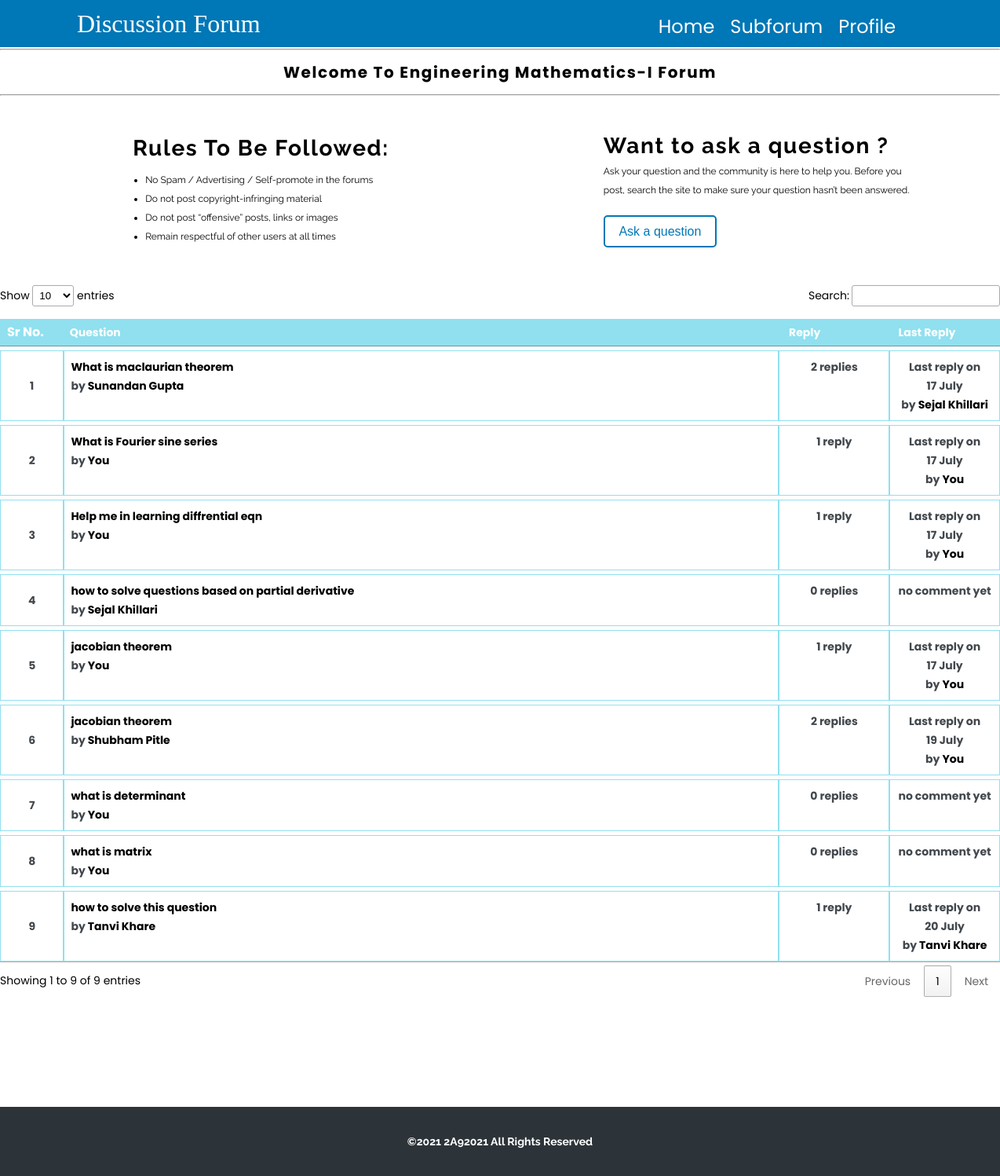
The app's page /HTML/threads.php?subid=01 (signed in) with its own data.
### tables this page shows
CREATE TABLE `subforum` (
  `yr` varchar(3) NOT NULL,
  `sub_id` varchar(3) NOT NULL,
  `sub_name` text NOT NULL,
  `sub_descp` text NOT NULL,
  `sub_color` varchar(15) NOT NULL,
  `sub_icon` varchar(20) NOT NULL,
  `timestamp` datetime NOT NULL DEFAULT current_timestamp()
);

CREATE TABLE `threads` (
  `sub_id` int(15) NOT NULL,
  `thread_id` int(15) NOT NULL,
  `thread` varchar(300) NOT NULL,
  `thread_desc` text NOT NULL,
  `tag_id` int(15) NOT NULL,
  `user_id` int(15) NOT NULL,
  `timestamp` datetime NOT NULL DEFAULT current_timestamp()
);

CREATE TABLE `users` (
  `Status` varchar(5) NOT NULL,
  `Id` varchar(255) NOT NULL,
  `username` varchar(255) NOT NULL,
  `user_id` varchar(255) NOT NULL,
  `user_pass` varchar(255) NOT NULL,
  `last_login` int(11) NOT NULL,
  `timestamp` datetime NOT NULL DEFAULT current_timestamp()
);

CREATE TABLE `comments` (
  `thread_id` int(15) NOT NULL,
  `comment_id` int(15) NOT NULL,
  `comment` text NOT NULL,
  `user_id` int(15) NOT NULL,
  `timestamp` datetime NOT NULL DEFAULT current_timestamp()
);

### HTML/threads.php (the view, shortened to what this page needs)
<!DOCTYPE html>
<html lang="en">
<head>
    <link rel="stylesheet" href="/Project/CSS/post.css" />
    <link rel="stylesheet" href="https://cdnjs.cloudflare.com/ajax/libs/font-awesome/5.15.3/css/all.min.css"
 />
    <link rel="stylesheet" href="  //cdn.datatables.net/1.10.25/css/jquery.dataTables.min.css" />
</head>
<?php
include "subfiles/_dbconnect.php";
  $uid = $_SESSION['id'];
  $sql = "SELECT * FROM `users` WHERE `Id` = $uid";
  $result = mysqli_query($conn,$sql);
  $row = mysqli_fetch_assoc($result);
  $name = $row['username'];
  $subid = $_GET['subid'];
  $subsql = "SELECT * FROM `subforum` WHERE `sub_id` = $subid";
  $result1 = mysqli_query($conn,$subsql);
  $subrow = mysqli_fetch_assoc($result1);
?>
<body>
    <header class="header">
        <nav>
            <div class="container">
                <div class="logo">Discussion Forum</div>
                <ul class="nav-list">
                    <li class="nav-items"><a href="/Project/HTML/home.php">Home</a></li>
                    <li class="nav-items"><a href="/Project/HTML/subforum.php?yr=<?php echo $uid[0];?>">Subforum</a>
                    </li>
                    <li class="nav-items"><a href="/Project/HTML/profile.php?profileid=<?php echo $uid;?>">Profile</a></li>
                </ul>
            </div>
        </nav>
    </header>
    <div style="padding-top:2px">
        <hr>
        <center>
            <h4 style="padding-top:12px;padding-bottom:-20px">Welcome to <?php echo $subrow['sub_name'];?> forum</h4>
        </center>
        <hr>
    </div>
    <section class="buttons clearfix">
        <article class="rules">
            <h3 class="rules__title">Rules to be followed:</h3>
            <ul class="rules__main">
                <li class="rule">
                    No Spam / Advertising / Self-promote in the forums
                </li>
                <li class="rule">Do not post copyright-infringing material</li>
                <li class="rule">Do not post “offensive” posts, links or images</li>
                <li class="rule">Remain respectful of other users at all times</li>
            </ul>
        </article>
        <article class="question">
            <h3 class="question__title">Want to ask a question ?</h3>
            <p>
                Ask your question and the community is here to help you. Before you
                post, search the site to make sure your question hasn’t been answered.
            </p>
            <button class="question__btn modal-open">Ask a question</button>
        </article>
    </section>
    <div class="post_container">
        <table id="myTable" class="post section">
            <thead class="post__table">
                <tr class="post__head">
                    <th class="upvotes" style="margin-left:-1px">Sr No.</th>
                    <th class="questions">Question</th>
                    <th class="replies">Reply</th>
                    <th class="last-replies">Last Reply</th>
                </tr>
            </thead>
            <tbody>
                <?php
          $num = 0;
          $sql = "SELECT * FROM `threads` WHERE `sub_id` = $subid";
          $result = mysqli_query($conn,$sql);
          while ($row = mysqli_fetch_assoc($result)) {
            $num+=1;
            $thid = $row['thread_id'];
            $user = $row['user_id'];
            $query = "SELECT * FROM `users` WHERE `Id` = $user";
            $res = mysqli_query($conn,$query);
            $asker = mysqli_fetch_assoc($res);
            if ($asker['username'] == $name) {
               $nam = "You";
            }
            else {
                $nam = $asker['username'];
            }
             $commentquery = "SELECT * FROM `comments` WHERE `thread_id` = $thid ORDER BY `timestamp` DESC";
             $resultofcommentquery = mysqli_query($conn,$commentquery);
             $com =  mysqli_num_rows($resultofcommentquery);
             if ($com == null) {
                $com = 0;
             }
             else {
            $data = mysqli_fetch_assoc($resultofcommentquery);
            $com = mysqli_num_rows($resultofcommentquery);
            $userid = $data['user_id'];
            $time = $data['timestamp'];
            $tim = substr($time,0,-8);
            $month = $tim[5].$tim[6];
            $date = $tim[8].$tim[9];
            $dt = DateTime::createFromFormat('!m', $month);
            $monthname =  $dt->format('F');
            $quer = "SELECT * FROM `users` WHERE `Id` = $userid";
            $resu = mysqli_query($conn,$quer);
            $aske = mysqli_fetch_assoc($resu);
            if ($aske['username'] == $name) {
               $nami = "You";
            }
            else {
                $nami = $aske['username'];
            }
             }
            echo '
            <tr class="post__row">
              <th class="upvote">';
        echo $num;
             echo  '</th>
              <th class="question_">
                <a href="comments.php?threadid='.$row['thread_id'].'">'.$row['thread'].' </a>
                <br />
                by <a href="/Project/HTML/profile.php?profileid='.$user.'">'.$nam.'</a>
              </th>
              <th class="reply">'."$com";
            if ($com == 1) {
             echo ' reply';
             } else {
                  echo ' replies';
              }
              echo '</th>';
              if($com == 0){
              echo'
              <th class="last-reply">
              no comment yet
              </th>';}
              else {
                echo'
                <th class="last-reply">
                Last reply on <br>'.
                $date.' '.$monthname.' <br />
                  by <a href="/Project/HTML/profile.php?profileid='.$userid.'">'.$nami.'</a>
                </th>';
              }
              echo '
            </tr>
            ';
          }
          ?>
            </tbody>
        </table>
    </div>
    <footer>
        <div class="footer__text">
            &copy;<span id="date"></span> 2A92021 All Rights Reserved
        </div>
    </footer>
</body>
</html>

### HTML/threads.php (style rules this page uses)
footer { clear: both; position: relative; margin-top: 140px; }

### records on screen
subforum: sub_name "Engineering Mathematics-I"
threads: thread "What is maclaurian theorem", user.username "Sunandan Gupta", com "2", shows "replies", comments.timestamp "17", comments.timestamp "July", users.username "Sejal Khillari"
threads: thread "What is Fourier sine series", user.username "You", com "1", shows "reply", comments.timestamp "17", comments.timestamp "July"
threads: thread "Help me in learning diffrential eqn", user.username "You", com "1", shows "reply", comments.timestamp "17", comments.timestamp "July"
threads: thread "how to solve questions based on partial derivative", user.username "Sejal Khillari", com "0", shows "replies", shows "no comment yet"
threads: thread "jacobian theorem", user.username "You", com "1", shows "reply", comments.timestamp "17", comments.timestamp "July"
threads: thread "jacobian theorem", user.username "Shubham Pitle", com "2", shows "replies", comments.timestamp "19", comments.timestamp "July", users.username "You"
threads: thread "what is determinant", user.username "You", com "0", shows "replies", shows "no comment yet"
threads: thread "what is matrix", user.username "You", com "0", shows "replies", shows "no comment yet"
threads: thread "how to solve this question", user.username "Tanvi Khare", com "1", shows "reply", comments.timestamp "20", comments.timestamp "July"
